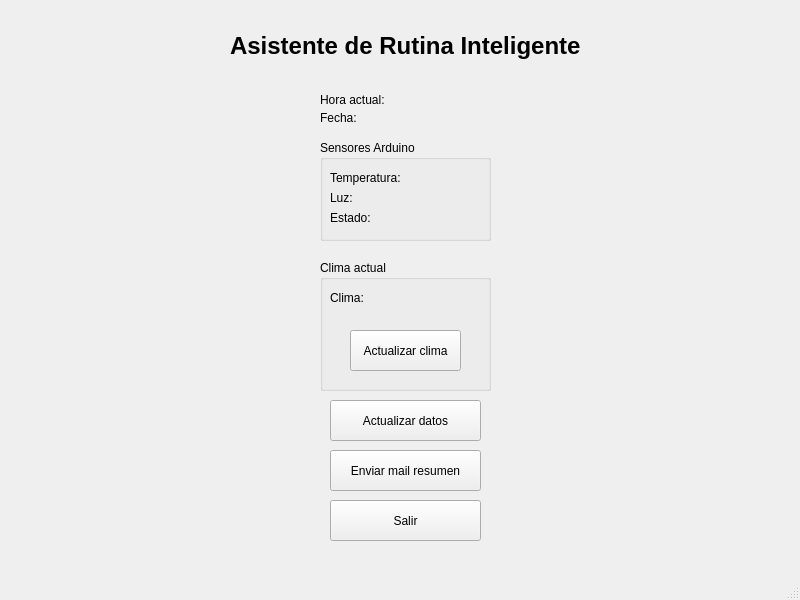
<?xml version="1.0" encoding="UTF-8"?>
<ui version="4.0">
 <class>MainWindow</class>
 <widget class="QMainWindow" name="MainWindow">
  <property name="geometry">
   <rect>
    <x>0</x>
    <y>0</y>
    <width>800</width>
    <height>600</height>
   </rect>
  </property>
  <property name="windowTitle">
   <string>MainWindow</string>
  </property>
  <widget class="QWidget" name="centralwidget">
   <widget class="QLabel" name="label">
    <property name="geometry">
     <rect>
      <x>230</x>
      <y>30</y>
      <width>361</width>
      <height>31</height>
     </rect>
    </property>
    <property name="font">
     <font>
      <pointsize>18</pointsize>
      <bold>true</bold>
     </font>
    </property>
    <property name="text">
     <string>Asistente de Rutina Inteligente</string>
    </property>
   </widget>
   <widget class="QLabel" name="label_2">
    <property name="geometry">
     <rect>
      <x>320</x>
      <y>90</y>
      <width>71</width>
      <height>20</height>
     </rect>
    </property>
    <property name="text">
     <string>Hora actual:</string>
    </property>
   </widget>
   <widget class="QLabel" name="lblHora">
    <property name="geometry">
     <rect>
      <x>380</x>
      <y>90</y>
      <width>49</width>
      <height>16</height>
     </rect>
    </property>
    <property name="text">
     <string/>
    </property>
   </widget>
   <widget class="QLabel" name="label_3">
    <property name="geometry">
     <rect>
      <x>320</x>
      <y>110</y>
      <width>49</width>
      <height>16</height>
     </rect>
    </property>
    <property name="text">
     <string>Fecha:</string>
    </property>
   </widget>
   <widget class="QLabel" name="lblFecha">
    <property name="geometry">
     <rect>
      <x>360</x>
      <y>110</y>
      <width>49</width>
      <height>16</height>
     </rect>
    </property>
    <property name="text">
     <string/>
    </property>
   </widget>
   <widget class="QGroupBox" name="groupBox">
    <property name="geometry">
     <rect>
      <x>320</x>
      <y>260</y>
      <width>171</width>
      <height>131</height>
     </rect>
    </property>
    <property name="title">
     <string>Clima actual</string>
    </property>
    <widget class="QLabel" name="label_4">
     <property name="geometry">
      <rect>
       <x>10</x>
       <y>30</y>
       <width>49</width>
       <height>16</height>
      </rect>
     </property>
     <property name="text">
      <string>Clima:</string>
     </property>
    </widget>
    <widget class="QLabel" name="lblIconoClima">
     <property name="geometry">
      <rect>
       <x>40</x>
       <y>30</y>
       <width>49</width>
       <height>16</height>
      </rect>
     </property>
     <property name="text">
      <string/>
     </property>
    </widget>
    <widget class="QLabel" name="lblTemperaturaClima">
     <property name="geometry">
      <rect>
       <x>100</x>
       <y>30</y>
       <width>49</width>
       <height>16</height>
      </rect>
     </property>
     <property name="text">
      <string/>
     </property>
    </widget>
    <widget class="QPushButton" name="btnActualizarClima">
     <property name="geometry">
      <rect>
       <x>30</x>
       <y>70</y>
       <width>111</width>
       <height>41</height>
      </rect>
     </property>
     <property name="text">
      <string>Actualizar clima</string>
     </property>
    </widget>
   </widget>
   <widget class="QGroupBox" name="groupBox_2">
    <property name="geometry">
     <rect>
      <x>320</x>
      <y>140</y>
      <width>171</width>
      <height>101</height>
     </rect>
    </property>
    <property name="title">
     <string>Sensores Arduino</string>
    </property>
    <widget class="QLabel" name="label_5">
     <property name="geometry">
      <rect>
       <x>10</x>
       <y>30</y>
       <width>71</width>
       <height>16</height>
      </rect>
     </property>
     <property name="text">
      <string>Temperatura:</string>
     </property>
    </widget>
    <widget class="QLabel" name="lblTempArduino">
     <property name="geometry">
      <rect>
       <x>80</x>
       <y>30</y>
       <width>49</width>
       <height>16</height>
      </rect>
     </property>
     <property name="text">
      <string> </string>
     </property>
    </widget>
    <widget class="QLabel" name="label_6">
     <property name="geometry">
      <rect>
       <x>10</x>
       <y>50</y>
       <width>49</width>
       <height>16</height>
      </rect>
     </property>
     <property name="text">
      <string>Luz:</string>
     </property>
    </widget>
    <widget class="QLabel" name="lblLuz">
     <property name="geometry">
      <rect>
       <x>30</x>
       <y>50</y>
       <width>49</width>
       <height>16</height>
      </rect>
     </property>
     <property name="text">
      <string/>
     </property>
    </widget>
    <widget class="QLabel" name="label_7">
     <property name="geometry">
      <rect>
       <x>10</x>
       <y>70</y>
       <width>49</width>
       <height>16</height>
      </rect>
     </property>
     <property name="text">
      <string>Estado:</string>
     </property>
    </widget>
    <widget class="QLabel" name="lblEstado">
     <property name="geometry">
      <rect>
       <x>50</x>
       <y>70</y>
       <width>49</width>
       <height>16</height>
      </rect>
     </property>
     <property name="text">
      <string/>
     </property>
    </widget>
   </widget>
   <widget class="QPushButton" name="btnActualizar">
    <property name="geometry">
     <rect>
      <x>330</x>
      <y>400</y>
      <width>151</width>
      <height>41</height>
     </rect>
    </property>
    <property name="text">
     <string>Actualizar datos</string>
    </property>
   </widget>
   <widget class="QPushButton" name="btnEnviarMail">
    <property name="geometry">
     <rect>
      <x>330</x>
      <y>450</y>
      <width>151</width>
      <height>41</height>
     </rect>
    </property>
    <property name="text">
     <string>Enviar mail resumen</string>
    </property>
   </widget>
   <widget class="QPushButton" name="btnSalir">
    <property name="geometry">
     <rect>
      <x>330</x>
      <y>500</y>
      <width>151</width>
      <height>41</height>
     </rect>
    </property>
    <property name="text">
     <string>Salir</string>
    </property>
   </widget>
  </widget>
  <widget class="QMenuBar" name="menubar">
   <property name="geometry">
    <rect>
     <x>0</x>
     <y>0</y>
     <width>800</width>
     <height>33</height>
    </rect>
   </property>
  </widget>
  <widget class="QStatusBar" name="statusbar"/>
 </widget>
 <resources/>
 <connections/>
</ui>
